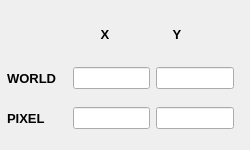
         <widget class="QWidget" name="tab_6">
          <attribute name="title">
           <string>3</string>
          </attribute>
          <widget class="QWidget" name="verticalLayoutWidget_5">
           <property name="geometry">
            <rect>
             <x>0</x>
             <y>10</y>
             <width>241</width>
             <height>131</height>
            </rect>
           </property>
           <layout class="QVBoxLayout" name="verticalLayout_5">
            <property name="leftMargin">
             <number>2</number>
            </property>
            <property name="topMargin">
             <number>2</number>
            </property>
            <property name="rightMargin">
             <number>2</number>
            </property>
            <property name="bottomMargin">
             <number>2</number>
            </property>
            <item>
             <layout class="QHBoxLayout" name="horizontalLayout_19">
              <property name="leftMargin">
               <number>5</number>
              </property>
              <property name="topMargin">
               <number>5</number>
              </property>
              <property name="rightMargin">
               <number>5</number>
              </property>
              <property name="bottomMargin">
               <number>5</number>
              </property>
              <item>
               <widget class="QLabel" name="axisCB_X_22">
                <property name="sizePolicy">
                 <sizepolicy hsizetype="Fixed" vsizetype="Fixed">
                  <horstretch>0</horstretch>
                  <verstretch>0</verstretch>
                 </sizepolicy>
                </property>
                <property name="minimumSize">
                 <size>
                  <width>20</width>
                  <height>30</height>
                 </size>
                </property>
                <property name="maximumSize">
                 <size>
                  <width>16777215</width>
                  <height>30</height>
                 </size>
                </property>
                <property name="font">
                 <font>
                  <pointsize>10</pointsize>
                  <weight>75</weight>
                  <italic>false</italic>
                  <bold>true</bold>
                  <stylestrategy>PreferAntialias</stylestrategy>
                 </font>
                </property>
                <property name="text">
                 <string/>
                </property>
                <property name="alignment">
                 <set>Qt::AlignLeading|Qt::AlignLeft|Qt::AlignVCenter</set>
                </property>
                <property name="axis" stdset="0">
                 <string>TOA DO THUC</string>
                </property>
               </widget>
              </item>
              <item>
               <widget class="QLabel" name="axisCB_X_23">
                <property name="sizePolicy">
                 <sizepolicy hsizetype="Fixed" vsizetype="Fixed">
                  <horstretch>0</horstretch>
                  <verstretch>0</verstretch>
                 </sizepolicy>
                </property>
                <property name="minimumSize">
                 <size>
                  <width>20</width>
                  <height>30</height>
                 </size>
                </property>
                <property name="maximumSize">
                 <size>
                  <width>16777215</width>
                  <height>30</height>
                 </size>
                </property>
                <property name="font">
                 <font>
                  <pointsize>10</pointsize>
                  <weight>75</weight>
                  <italic>false</italic>
                  <bold>true</bold>
                  <stylestrategy>PreferAntialias</stylestrategy>
                 </font>
                </property>
                <property name="text">
                 <string>X</string>
                </property>
                <property name="alignment">
                 <set>Qt::AlignCenter</set>
                </property>
                <property name="axis" stdset="0">
                 <string>TOA DO THUC</string>
                </property>
               </widget>
              </item>
              <item>
               <widget class="QLabel" name="axisCB_X_25">
                <property name="sizePolicy">
                 <sizepolicy hsizetype="Fixed" vsizetype="Fixed">
                  <horstretch>0</horstretch>
                  <verstretch>0</verstretch>
                 </sizepolicy>
                </property>
                <property name="minimumSize">
                 <size>
                  <width>50</width>
                  <height>30</height>
                 </size>
                </property>
                <property name="maximumSize">
                 <size>
                  <width>16777215</width>
                  <height>30</height>
                 </size>
                </property>
                <property name="font">
                 <font>
                  <pointsize>10</pointsize>
                  <weight>75</weight>
                  <italic>false</italic>
                  <bold>true</bold>
                  <stylestrategy>PreferAntialias</stylestrategy>
                 </font>
                </property>
                <property name="text">
                 <string>Y</string>
                </property>
                <property name="alignment">
                 <set>Qt::AlignCenter</set>
                </property>
                <property name="axis" stdset="0">
                 <string>X</string>
                </property>
               </widget>
              </item>
             </layout>
            </item>
            <item>
             <layout class="QHBoxLayout" name="horizontalLayout_7">
              <property name="leftMargin">
               <number>5</number>
              </property>
              <property name="topMargin">
               <number>5</number>
              </property>
              <property name="rightMargin">
               <number>5</number>
              </property>
              <property name="bottomMargin">
               <number>5</number>
              </property>
              <item>
               <widget class="QLabel" name="axisCB_X_5">
                <property name="sizePolicy">
                 <sizepolicy hsizetype="Fixed" vsizetype="Fixed">
                  <horstretch>0</horstretch>
                  <verstretch>0</verstretch>
                 </sizepolicy>
                </property>
                <property name="minimumSize">
                 <size>
                  <width>60</width>
                  <height>0</height>
                 </size>
                </property>
                <property name="maximumSize">
                 <size>
                  <width>16777215</width>
                  <height>30</height>
                 </size>
                </property>
                <property name="font">
                 <font>
                  <pointsize>10</pointsize>
                  <weight>75</weight>
                  <italic>false</italic>
                  <bold>true</bold>
                  <stylestrategy>PreferAntialias</stylestrategy>
                 </font>
                </property>
                <property name="text">
                 <string>WORLD</string>
                </property>
                <property name="alignment">
                 <set>Qt::AlignLeading|Qt::AlignLeft|Qt::AlignVCenter</set>
                </property>
                <property name="axis" stdset="0">
                 <string>X</string>
                </property>
               </widget>
              </item>
              <item>
               <widget class="QLineEdit" name="lbl_RPoint3X"/>
              </item>
              <item>
               <widget class="QLineEdit" name="lbl_RPoint3Y"/>
              </item>
             </layout>
            </item>
            <item>
             <layout class="QHBoxLayout" name="horizontalLayout_10">
              <property name="leftMargin">
               <number>5</number>
              </property>
              <property name="topMargin">
               <number>5</number>
              </property>
              <property name="rightMargin">
               <number>5</number>
              </property>
              <property name="bottomMargin">
               <number>5</number>
              </property>
              <item>
               <widget class="QLabel" name="axisCB_X_15">
                <property name="sizePolicy">
                 <sizepolicy hsizetype="Fixed" vsizetype="Fixed">
                  <horstretch>0</horstretch>
                  <verstretch>0</verstretch>
                 </sizepolicy>
                </property>
                <property name="minimumSize">
                 <size>
                  <width>60</width>
                  <height>20</height>
                 </size>
                </property>
                <property name="maximumSize">
                 <size>
                  <width>16777215</width>
                  <height>20</height>
                 </size>
                </property>
                <property name="font">
                 <font>
                  <pointsize>10</pointsize>
                  <weight>75</weight>
                  <italic>false</italic>
                  <bold>true</bold>
                  <stylestrategy>PreferAntialias</stylestrategy>
                 </font>
                </property>
                <property name="text">
                 <string>PIXEL</string>
                </property>
                <property name="alignment">
                 <set>Qt::AlignLeading|Qt::AlignLeft|Qt::AlignVCenter</set>
                </property>
                <property name="axis" stdset="0">
                 <string>X</string>
                </property>
               </widget>
              </item>
              <item>
               <widget class="QLineEdit" name="lbl_Point3X"/>
              </item>
              <item>
               <widget class="QLineEdit" name="lbl_Point3Y"/>
              </item>
             </layout>
            </item>
           </layout>
          </widget>
         </widget>
